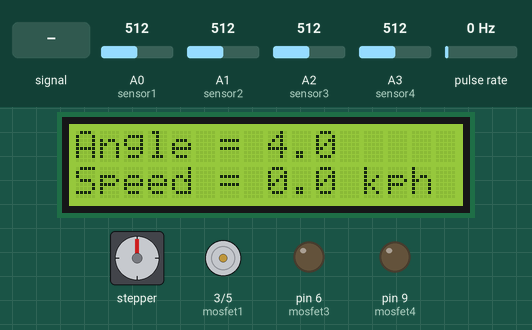
Bench run of a sketch on a simulated Arduino Uno, built with avr-gcc and run on an emulated ATmega328P. On the bench: stepper motor, 16×2 character LCD, motor-driver pin pairs drawn as motors (green arrow = first pin HIGH = forward, orange = second pin HIGH = backward, longer = more drive), output pins drawn as LEDs (lit = HIGH). Wiring (inferred from the names in the program): pulse sensor: data pin 2; stepper motor (2048 steps per turn assumed): coils pin 10, pin 11, pin 12, pin 13. Inputs (shaded band) come from the test bench; at power-on: A1 (sensor2) = 512, A0 (sensor1) = 512, A2 (sensor3) = 512, A3 (sensor4) = 512, pulse rate 0 Hz. Pins used as bus, display or sensor lines are not drawn; what the sketch prints to the serial monitor is not drawn.

Above: at 3.5 s.
3.6 s: A0 (sensor1) fed a 2 Hz sine of ±306 counts around its level
At 4.4 s:
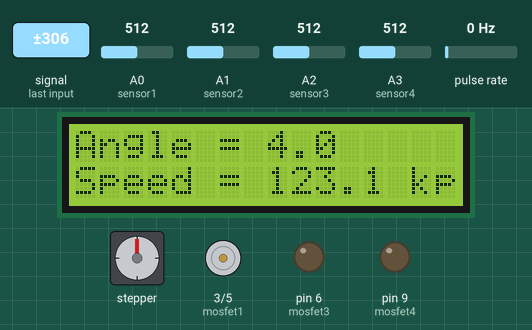
6.6 s: A1 (sensor2) set to 790
9.6 s: A1 (sensor2) set to 813
At 10.9 s:
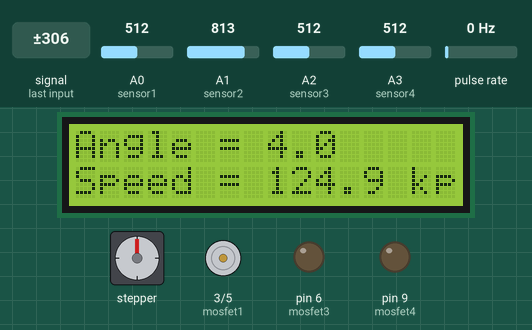
Timing chart, 0 to 12.6 s (numbered marks = the images above; inputs shaded):
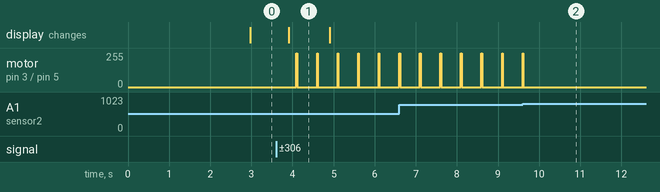

Measured:
- the behaviour switches between 800 and 801 on A1 (sensor2) (found by bisection; images 1 and 2)
- after the input at 3.6 s, motor on pin 3 (mosfet1) / pin 5 (mosfet2): alternates forward 255/255 for 0.02 s and stopped for 0.48 s, starting after 0.50 s; the display: changes after 0.31 s (image 1)
- after the input at 9.6 s, motor on pin 3 (mosfet1) / pin 5 (mosfet2): goes on until 9.6 s, then stays stopped
- what the display in image 1 shows lasts 1.0 s, from 3.9 s to 4.9 s

The sketch:

Magnetic_accelerator.ino
```cpp
#include <Wire.h> //librerie display
#include <LiquidCrystal_I2C.h>

#define sensor1 A0  //pin analogici
#define sensor2 A1
#define sensor3 A2
#define sensor4 A3

#define mosfet1 3 //pin digitali
#define mosfet2 5
#define mosfet3 6
#define mosfet4 9

#define led1 10
#define led2 11
#define led3 12
#define led4 13

#define encoderPin1 2
#define encoderPin2 4

#define sogliaSensore 800
#define MaxAngle 13.0 //angolo massimo durata accensione bobina
#define MinAngle 1.0  //angolo minimo durata accensione bobina

float Angle = 4.0;  //angola fissato per la sola partenza
float velocity = 0;
int lastEncoded = 0;
int lastencoderValue = 0;
uint16_t count = 0;

const float diametro = 0.195; //diametro in metri
const float circonferenza = diametro * 3.1416;

LiquidCrystal_I2C lcd(0x27, 16, 2);

void setup()
{
  Serial.begin(115200); //configurazione display
  Wire.setClock(800000UL);
  lcd.begin(); // initialize the lcd
  lcd.backlight();
  lcd.setCursor(0, 0);
  lcd.print("Tilt to start");

  pinMode(sensor1, INPUT);  //configurazione pin d'ingresso e d'uscita
  pinMode(sensor2, INPUT);
  pinMode(sensor3, INPUT);
  pinMode(sensor4, INPUT);

  pinMode(mosfet1, OUTPUT);
  pinMode(mosfet2, OUTPUT);
  pinMode(mosfet3, OUTPUT);
  pinMode(mosfet4, OUTPUT);

  pinMode(led1, OUTPUT);
  pinMode(led2, OUTPUT);
  pinMode(led3, OUTPUT);
  pinMode(led4, OUTPUT);

  pinMode(encoderPin1, INPUT);
  pinMode(encoderPin2, INPUT);
  digitalWrite(encoderPin1, HIGH); //turn pullup resistor on
  digitalWrite(encoderPin2, HIGH); //turn pullup resistor on

  TCCR1A = 0;
  TCCR1B = 0;
  TCCR1C = 0;
  TCNT1 = 0;
  TIMSK1 = 0;

  attachInterrupt(digitalPinToInterrupt(encoderPin1), updateEncoder, CHANGE);
  attachInterrupt(digitalPinToInterrupt(encoderPin2), updateEncoder, CHANGE);
  sei();
  Serial.println("Hello! this project has been built from Ivan Scordato, Andrea Battello and some other Brian BVC, in Genuary 2021.");
  delay(2000);
}

void updateEncoder()
{
  int MSB = digitalRead(encoderPin1); //MSB = most significant bit  //gestione encorder per regolazione dell'angolo --> velocità
  int LSB = digitalRead(encoderPin2); //LSB = least significant bit
  int encoded = (MSB << 1) | LSB; //converting the 2 pin value to single number
  int sum  = (lastEncoded << 2) | encoded; //adding it to the previous encoded value
  if (sum == 0b1101 || sum == 0b0100 || sum == 0b0010 || sum == 0b1011) Angle -= 0.1;
  if (sum == 0b1110 || sum == 0b0111 || sum == 0b0001 || sum == 0b1000) Angle += 0.1;
  lastEncoded = encoded; //store this value for next time
  if (Angle > MaxAngle) Angle = MaxAngle;
  if (Angle < MinAngle) Angle = MinAngle;
  Serial.print("Angolo: ");
  Serial.println(Angle);
}

float CalcVelocity(float spazio, float tempo)
{
  return (float)(spazio / tempo);
}

void MagneticPulse(uint8_t mosfet)
{
  TCCR1B &= 0b11111000; //spegni il timer
  uint16_t TempoOn = 0;
  velocity = 0;

  if (TCNT1 > 0)
  {
    velocity = CalcVelocity(circonferenza / 4.0 , TCNT1 / 15625.0); //velocità media tra un sensore e il successivo
    TempoOn = 1000.0 * (Angle / 90.0) * (TCNT1 / 15625.0); //calcola il tempo di accensione di ogni mosfet
    TCNT1 = 0; //resetta il contatore del timer1
  }
  TCCR1B |= 0b00000101; //timer1 con prescaler 1024 -> 15625Hz

  if (TempoOn > 0)
  {
    switch (mosfet) //attivazione mosfet riferito al passaggio dal sensore che lo precede
    {
      case 1:
        digitalWrite(led1, HIGH);
        digitalWrite(mosfet1, HIGH);
        delay(TempoOn);
        digitalWrite(mosfet1, LOW);
        digitalWrite(led1, LOW);
        break;

      case 2:
        digitalWrite(led2, HIGH);
        digitalWrite(mosfet2, HIGH);
        delay(TempoOn);
        digitalWrite(mosfet2, LOW);
        digitalWrite(led2, LOW);
        break;

      case 3:
        digitalWrite(led3, HIGH);
        digitalWrite(mosfet3, HIGH);
        delay(TempoOn);
        digitalWrite(mosfet3, LOW);
        digitalWrite(led3, LOW);
        break;

      case 4:
        digitalWrite(led4, HIGH);
        digitalWrite(mosfet4, HIGH);
        delay(TempoOn);
        digitalWrite(mosfet4, LOW);
        digitalWrite(led4, LOW);
        break;
    }
  }
  Serial.print("Bobina no."); //parametri stampati sul monitor seriale
  Serial.println(mosfet);
  Serial.print("Velocità = ");
  Serial.print(velocity, 3);
  Serial.println(" m/s");
  Serial.print("Tempo On = ");
  Serial.print(TempoOn);
  Serial.println(" mS");
}

void loop()
{
  if (count >= 2000)
  {
    lcd.clear();  //parametri stampati sul display
    lcd.setCursor(0, 0);
    lcd.print("Angle = ");
    lcd.print(Angle, 1);
    lcd.setCursor(0, 1);
    lcd.print("Speed = ");
    lcd.print(velocity * 3.6, 1);
    lcd.print(" kph");
    count = 0;
  }
  if (analogRead(sensor1) > sogliaSensore) MagneticPulse(1);
  if (analogRead(sensor2) > sogliaSensore) MagneticPulse(2);
  if (analogRead(sensor3) > sogliaSensore) MagneticPulse(3);
  if (analogRead(sensor4) > sogliaSensore) MagneticPulse(4);
  count++;
}
```
